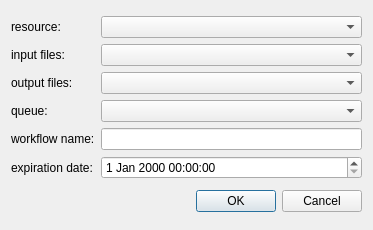
<?xml version="1.0" encoding="UTF-8"?>
<ui version="4.0">
 <class>SubmissionDlg</class>
 <widget class="QDialog" name="SubmissionDlg">
  <property name="geometry">
   <rect>
    <x>0</x>
    <y>0</y>
    <width>373</width>
    <height>230</height>
   </rect>
  </property>
  <property name="windowTitle">
   <string>Workflow submission</string>
  </property>
  <layout class="QVBoxLayout" name="verticalLayout">
   <item>
    <layout class="QGridLayout" name="grid_layout">
     <item row="7" column="1">
      <widget class="QDateTimeEdit" name="dateTimeEdit_expiration"/>
     </item>
     <item row="7" column="0">
      <widget class="QLabel" name="label_3">
       <property name="text">
        <string>expiration date:</string>
       </property>
      </widget>
     </item>
     <item row="6" column="0">
      <widget class="QLabel" name="label_2">
       <property name="text">
        <string>workflow name:</string>
       </property>
      </widget>
     </item>
     <item row="6" column="1">
      <widget class="QLineEdit" name="lineedit_wf_name"/>
     </item>
     <item row="5" column="0">
      <widget class="QLabel" name="label_4">
       <property name="text">
        <string>queue:</string>
       </property>
      </widget>
     </item>
     <item row="5" column="1">
      <widget class="QComboBox" name="combo_queue"/>
     </item>
     <item row="2" column="0">
      <widget class="QLabel" name="label">
       <property name="text">
        <string>resource:</string>
       </property>
      </widget>
     </item>
     <item row="2" column="1">
      <widget class="QComboBox" name="combo_resource">
       <property name="font">
        <font>
         <weight>75</weight>
         <bold>true</bold>
        </font>
       </property>
      </widget>
     </item>
     <item row="3" column="0">
      <widget class="QLabel" name="label_5">
       <property name="text">
        <string>input files:</string>
       </property>
      </widget>
     </item>
     <item row="4" column="0">
      <widget class="QLabel" name="label_6">
       <property name="text">
        <string>output files:</string>
       </property>
      </widget>
     </item>
     <item row="3" column="1">
      <widget class="QComboBox" name="combo_in_files"/>
     </item>
     <item row="4" column="1">
      <widget class="QComboBox" name="combo_out_files"/>
     </item>
    </layout>
   </item>
   <item>
    <layout class="QHBoxLayout" name="horizontalLayout">
     <item>
      <spacer name="horizontalSpacer">
       <property name="orientation">
        <enum>Qt::Horizontal</enum>
       </property>
       <property name="sizeHint" stdset="0">
        <size>
         <width>40</width>
         <height>20</height>
        </size>
       </property>
      </spacer>
     </item>
     <item>
      <widget class="QDialogButtonBox" name="buttonBox">
       <property name="orientation">
        <enum>Qt::Horizontal</enum>
       </property>
       <property name="standardButtons">
        <set>QDialogButtonBox::Cancel|QDialogButtonBox::Ok</set>
       </property>
      </widget>
     </item>
    </layout>
   </item>
  </layout>
 </widget>
 <resources/>
 <connections>
  <connection>
   <sender>buttonBox</sender>
   <signal>accepted()</signal>
   <receiver>SubmissionDlg</receiver>
   <slot>accept()</slot>
   <hints>
    <hint type="sourcelabel">
     <x>248</x>
     <y>254</y>
    </hint>
    <hint type="destinationlabel">
     <x>157</x>
     <y>274</y>
    </hint>
   </hints>
  </connection>
  <connection>
   <sender>buttonBox</sender>
   <signal>rejected()</signal>
   <receiver>SubmissionDlg</receiver>
   <slot>reject()</slot>
   <hints>
    <hint type="sourcelabel">
     <x>316</x>
     <y>260</y>
    </hint>
    <hint type="destinationlabel">
     <x>286</x>
     <y>274</y>
    </hint>
   </hints>
  </connection>
 </connections>
</ui>
